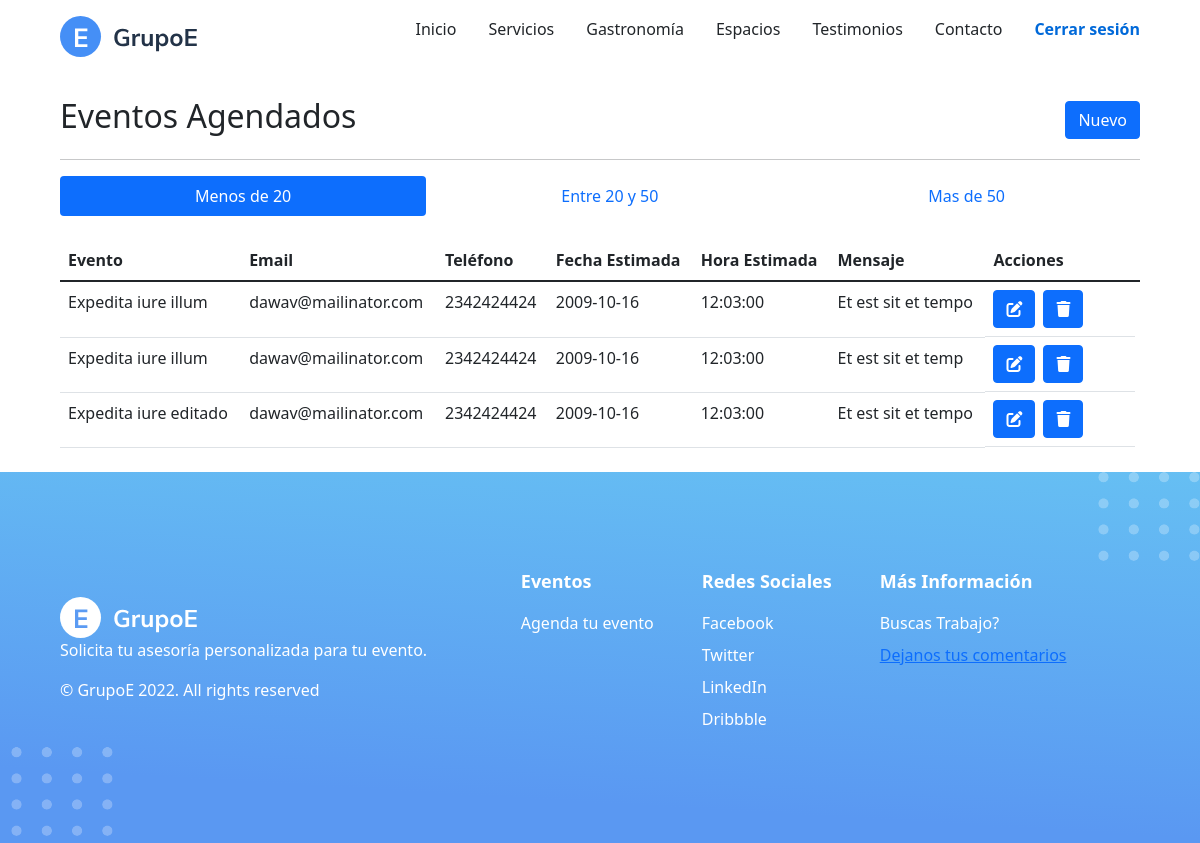
Screenshot of /index.php?c=eventos&a=showEvents&range=1 (signed in) with the database file from the repository.
### tables this page shows
CREATE TABLE `attendeesrange` (
  `id` int NOT NULL AUTO_INCREMENT,
  `range` varchar(255) NOT NULL,
  PRIMARY KEY (`id`)
);

CREATE TABLE `scheduleevents` (
  `id` int NOT NULL AUTO_INCREMENT,
  `eventName` varchar(255) NOT NULL,
  `contactEmail` varchar(255) DEFAULT NULL,
  `contactPhone` varchar(255) NOT NULL,
  `estimatedDate` date NOT NULL,
  `estimatedHour` time NOT NULL,
  `estimatedAttendees` int NOT NULL,
  `message` text,
  PRIMARY KEY (`id`),
  KEY `estimatedAttendessFK_idx` (`estimatedAttendees`),
  CONSTRAINT `estimatedAttendessFK` FOREIGN KEY (`estimatedAttendees`) REFERENCES `attendeesrange` (`id`)
);

### controllers/EventosController.php (called while the page is built, shortened)
<?php
require_once 'models/EventosModel/EventosModel.php';
class EventosController {
    private $model;
    public function __construct() {
        $this->model = new EventosModel();
    }
    public function showEvents() {
        $rangeId = $_GET['range'];
        $scheduleEvents = $this->model->getAllScheduleEventsBySize($rangeId);
        $attendeesRanges = $this->model->getAttendeesRanges();
        require_once 'views/principal/scheduleEvents.php';
    }
}
?>

### controllers/FrontController.php (called while the page is built, shortened)
<?php
class FrontController
{
    private $defaultAction = DEFAULT_ACTION;
    public function router()
    {
        $actionFunction = $this->getActionFunctionName();
        $controller = new $controllerClass();
        $controller->$actionFunction();
    }
    private function getActionFunctionName()
    {
        return !empty($_REQUEST['a'])
                    ? sanitizeText($_REQUEST['a'])
                    : $this->defaultAction;
    }
}

### index.php (called while the page is built)
<?php
require_once 'controllers/FrontController.php';
$frontController = new FrontController();
$frontController->router();

### config/conexion.php (called while the page is built)
<?php
class Conexion{
    public static function getConexion() {
        $database_username = 'root';
        $database_password = 'admin123';
        $dbname="events_website";
        $dsn = 'mysql:host=localhost;dbname=' . $dbname;
        $conexion = null;
        try {
            $conexion = new PDO($dsn, $database_username, $database_password );
        } catch(Exception $e) {
            echo $e;
            die("Error " . $e->getMessage());
        }
        return $conexion;
    }
}

### models/EventosModel/EventosModel.php (called while the page is built, shortened)
<?php
require_once 'config/conexion.php';
class EventosModel {
    public function __construct() {
        $this->con = Conexion::getConexion();
    }
    public function getAllScheduleEventsBySize(int $rangeId) {
        $sql = "SELECT * FROM scheduleevents
                    WHERE estimatedAttendees = :rangeId";
        $stmt = $this->con->prepare($sql);
        $stmt->bindParam(':rangeId', $rangeId);
        $stmt->execute();
        $scheduleEvents = $stmt->fetchAll(PDO::FETCH_ASSOC);
        return $scheduleEvents;
    }
    public function getAttendeesRanges() {
        $sql = "SELECT * FROM attendeesrange";
        $stmt = $this->con->prepare($sql);
        $stmt->execute();
        $attendeesRanges = $stmt->fetchAll(PDO::FETCH_ASSOC);
        return $attendeesRanges;
    }
}

### views/principal/scheduleEvents.php (the view, shortened to what this page needs)
<main class="main page-wrapper">
  <div class="row mt-4">
    <div class="col">
      <div class="d-flex justify-content-between align-items-center">
        <h2>Eventos Agendados</h2>
        <?php if (isset($_SESSION["usuario"]["rol"]) && $_SESSION["usuario"]["rol"] == 1): ?>
          <a class="btn btn-primary" href="index.php?c=eventos&a=scheduleForm">Nuevo</a>
        <?php endif; ?>
      </div>
      <hr>
      <nav class="nav nav-pills flex-column flex-sm-row mb-4">
        <?php foreach ($attendeesRanges as $attendeesRange) { ?>
          <a class="flex-sm-fill text-sm-center nav-link <?php echo ($attendeesRange['id'] == $_GET['range']) ? 'active' : ''; ?>" href="index.php?c=eventos&a=showEvents&range=<?php echo $attendeesRange['id']; ?>">
            <?php echo $attendeesRange['range']; ?>
          </a>
        <?php } ?>
      </nav>
      <table class="table mb-4">
        <thead>
          <tr>
            <th>Evento</th>
            <th>Email</th>
            <th>Teléfono</th>
            <th>Fecha Estimada</th>
            <th>Hora Estimada</th>
            <th>Mensaje</th>
            <?php if (isset($_SESSION["usuario"]["rol"]) && $_SESSION["usuario"]["rol"] == 1): ?>
            <th>Acciones</th>
            <?php endif; ?>
          </tr>
        </thead>
        <tbody>
          <?php foreach ($scheduleEvents as $scheduleEvent) { ?>
          <tr>
            <td><?php echo $scheduleEvent['eventName']; ?></td>
            <td><?php echo $scheduleEvent['contactEmail']; ?></td>
            <td><?php echo $scheduleEvent['contactPhone']; ?></td>
            <td><?php echo $scheduleEvent['estimatedDate']; ?></td>
            <td><?php echo $scheduleEvent['estimatedHour']; ?></td>
            <td><?php echo $scheduleEvent['message']; ?></td>
            <?php if (isset($_SESSION["usuario"]["rol"]) && $_SESSION["usuario"]["rol"] == 1): ?>
            <td class="actions">
              <a href="index.php?c=eventos&a=scheduleForm&id=<?php echo $scheduleEvent['id']; ?>"
                class="btn btn-primary">
                <i class="fa-solid fa-pen-to-square"></i>
              </a>
              <form action="<?php echo "index.php?c=eventos&a=deleteScheduleEvent"; ?>" method="POST">
                <button type="submit" class="btn btn-primary">
                  <i class="fa-solid fa-trash"></i>
                </button>
              </form>
            </td>
            <?php endif; ?>
          </tr>
          <?php } ?>
        </tbody>
      </table>
    </div>
  </div>
</main>

### assets/styles/index.css (style rules this page uses)
* { box-sizing: border-box; }
body { margin: 0; font-family: "Mulish", sans-serif; min-height: 100vh; }
.btn { background-color: transparent; border: 1px solid transparent; padding: 0.370rem 0.70rem; font-size: 1rem; line-height: 1; border-radius: 0.25rem; text-decoration: none; margin:0; }
.btn-primary { color: #fff; background-color: #007bff; border-color: #007bff; }
.main { flex: 1; }
.page-wrapper { width: 90%; max-width: 1440px; margin-inline: auto; }

### views/principal/css/index.css (style rules this page uses)
.actions { width: 150px; display: flex; gap: 0.5rem; }

### rows the page displays
attendeesrange: range "Menos de 20"
attendeesrange: range "Entre 20 y 50"
attendeesrange: range "Mas de 50"
scheduleevents: eventName "Expedita iure illum", contactEmail "dawav@mailinator.com", contactPhone "2342424424", estimatedDate "2009-10-16", estimatedHour "12:03:00", message "Et est sit et tempo"
scheduleevents: eventName "Expedita iure illum", contactEmail "dawav@mailinator.com", contactPhone "2342424424", estimatedDate "2009-10-16", estimatedHour "12:03:00", message "Et est sit et temp"
scheduleevents: eventName "Expedita iure editado", contactEmail "dawav@mailinator.com", contactPhone "2342424424", estimatedDate "2009-10-16", estimatedHour "12:03:00", message "Et est sit et tempo"
